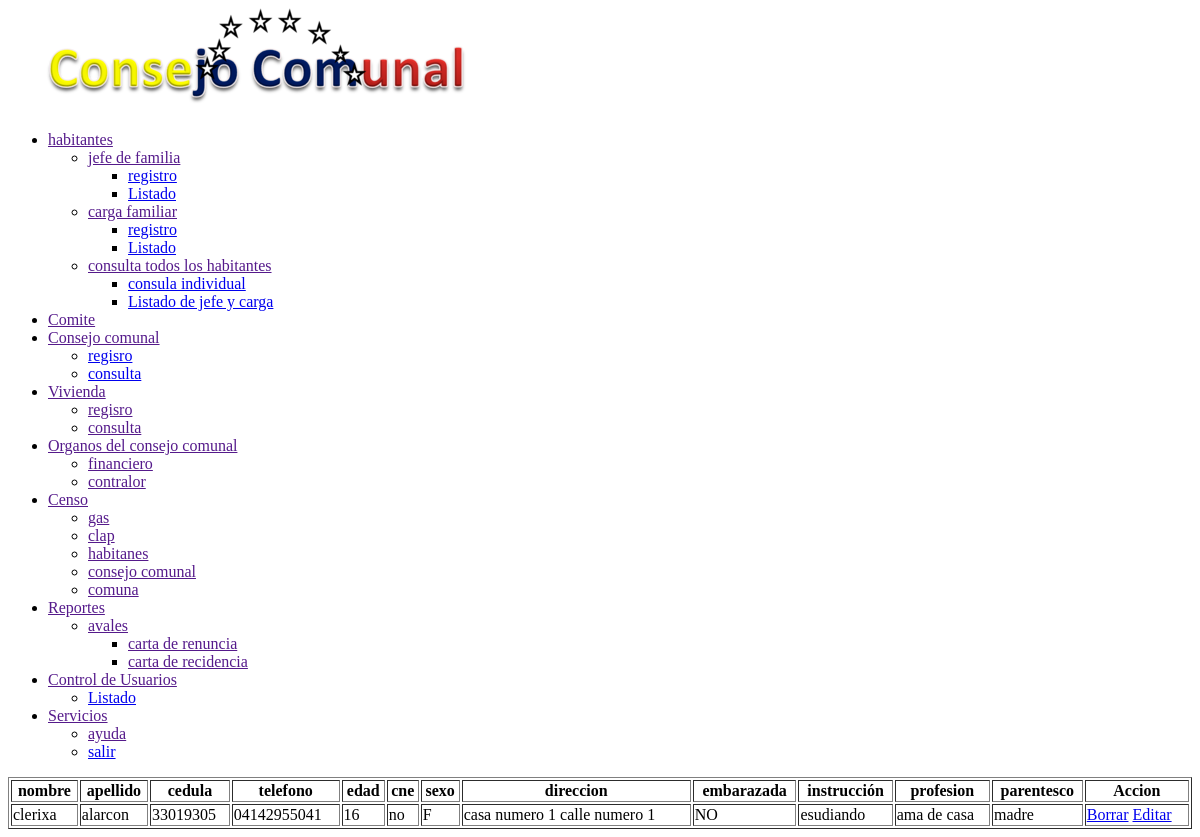
Page /panel/consulta_carga_familiar.php (signed in) on the committed database.
### tables this page shows
CREATE TABLE `carga_familiar` (
  `id` bigint(10) NOT NULL,
  `nombre` varchar(100) NOT NULL,
  `apellido` varchar(100) NOT NULL,
  `ci` varchar(8) NOT NULL,
  `tlf` varchar(15) NOT NULL,
  `edad` int(4) NOT NULL,
  `cne` varchar(4) NOT NULL,
  `sexo` varchar(10) NOT NULL,
  `direccion` varchar(500) NOT NULL,
  `embarazada` varchar(10) NOT NULL,
  `instrucción` varchar(200) NOT NULL,
  `profesion` varchar(200) NOT NULL,
  `parentesco` varchar(200) NOT NULL,
  `ci_j` int(11) NOT NULL
);

### panel/consulta_carga_familiar.php (the view)
<?php
    include('menu.php');
    include('../conexion/cone.php');
    $sql = "SELECT * FROM carga_familiar";
    $result = $conexion->query($sql)
?>
<table border="1" width="100%">
    <tr>
        <th>nombre</th>
        <th>apellido</th>
        <th>cedula</th>
        <th>telefono</th>
        <th>edad</th>
        <th>cne</th>
        <th>sexo</th>
        <th>direccion</th>
        <th>embarazada</th>
        <th>instrucción</th>
        <th>profesion</th>
        <th>parentesco</th>
        <th>Accion</th>
    </tr>
    <?php while ($row = $result->fetch_assoc())  { $data[] = $row; ?>
            <tr>
                <td><?php echo $row['nombre']; ?></td>
                <td><?php echo $row['apellido']; ?></td>
                <td><?php echo $row['ci']; ?></td>
                <td><?php echo $row['tlf']; ?></td>
                <td><?php echo $row['edad']; ?></td>
                <td><?php echo $row['cne']; ?></td>
                <td><?php echo $row['sexo']; ?></td>
                <td><?php echo $row['direccion']; ?></td>
                <td><?php echo $row['embarazada']; ?></td>
                <td><?php echo $row['instrucción']; ?></td>
                <td><?php echo $row['profesion']; ?></td>
                <td><?php echo $row['parentesco']; ?></td>
                <td><a href="eliminar_carga_familiar.php?id=<?php echo $row['id']?>">Borrar</a>
                    <a href="editar_carga_familiar.php?id=<?php echo $row['id']?>">Editar</a>
                </td>
            </tr>
    <?php } ?>
</table>

### rows in the picture
carga_familiar: nombre "clerixa", apellido "alarcon", ci "33019305", tlf "04142955041", edad "16", cne "no", sexo "F", direccion "casa numero 1 calle numero 1", embarazada "NO", instrucción "esudiando", profesion "ama de casa", parentesco "madre"
